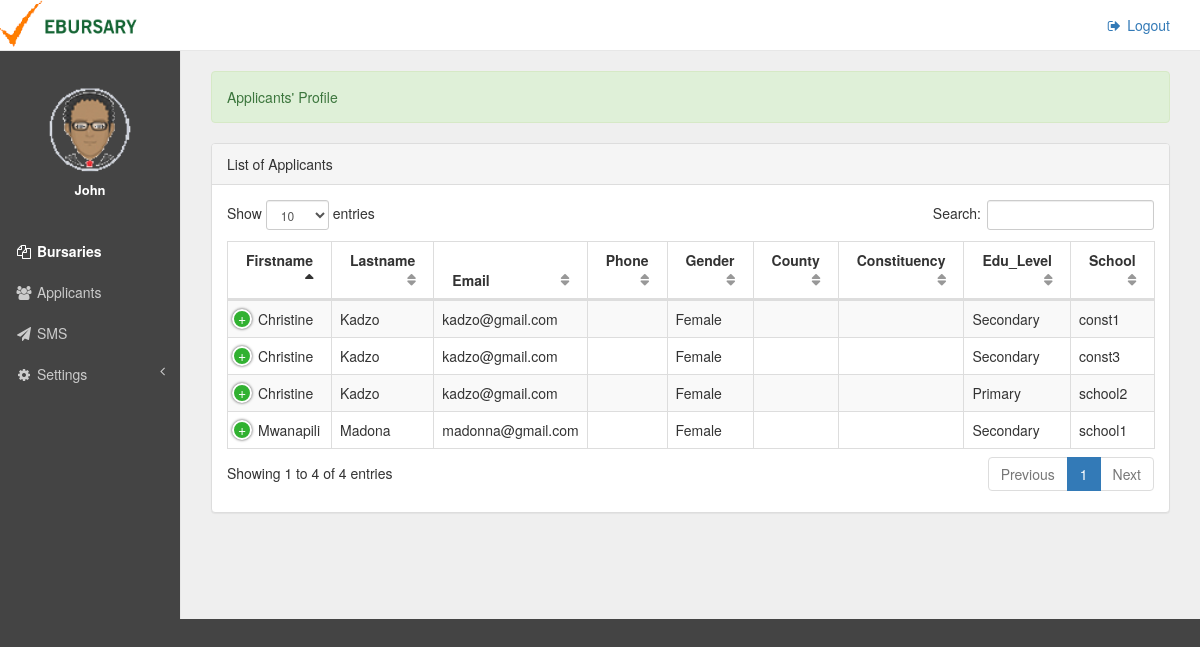
/applicants.php (signed in), run on the app's committed database.
### tables this page shows
CREATE TABLE `applicants` (
  `id` int(8) NOT NULL,
  `firstname` varchar(50) NOT NULL,
  `lastname` varchar(50) NOT NULL,
  `email` varchar(50) NOT NULL,
  `gender` varchar(10) NOT NULL,
  `constituency` varchar(20) NOT NULL,
  `school` varchar(20) NOT NULL,
  `edulevel` varchar(20) NOT NULL,
  `parents` varchar(20) NOT NULL,
  `bursary_title` varchar(20) NOT NULL,
  `status` varchar(10) NOT NULL,
  `bursary_id` int(11) NOT NULL,
  `student_id` int(11) NOT NULL
);

### applicants.php (the view, shortened to what this page needs)
<?php
    require_once 'connect.php';
?>
<!DOCTYPE html>
<html lang="en">
<head>
    <link href="vendor/bootstrap/css/bootstrap.min.css" rel="stylesheet">
    <link href="vendor/metisMenu/metisMenu.min.css" rel="stylesheet">
    <link href="vendor/datatables-plugins/dataTables.bootstrap.css" rel="stylesheet">
    <link href="vendor/datatables-responsive/dataTables.responsive.css" rel="stylesheet">
    <link href="dist/css/sb-admin-2.css" rel="stylesheet">
    <link href="vendor/font-awesome/css/font-awesome.min.css" rel="stylesheet" type="text/css">
    <link href="css/sley.css" rel="stylesheet" type="text/css">
</head>
<body>
    <div id="wrapper">
        <nav class="navbar navbar-default navbar-static-top" role="navigation" style="margin-bottom: 0; background: #fff">
            <?php include 'header.php'?>
            <?php include 'sidebar.php'?>
        </nav>
        <div id="page-wrapper">
            <div class="alert alert-success">
                Applicants' Profile
            </div>
            <div class="row">
                <div class="col-lg-12">
                    <div class="panel panel-default">
                        <div class="panel-heading">
                           List of Applicants
                        </div>
                        <div class="panel-body">
                            <table width="100%" class="table table-striped table-bordered table-hover" id="dataTables-example">
                                <thead>
                                    <tr>
                                        <th>Firstname</th>
                                        <th>Lastname</th>
                                        <th>Email</th>
                                        <th>Phone</th>
                                        <th>Gender</th>
                                        <th>County</th>
                                        <th>Constituency</th>
                                        <th>Edu_Level</th>
                                        <th>School</th>
                                    </tr>
                                </thead>
                                <tbody>
                                <?php
                                    $s_query = $conn->query("SELECT * FROM `applicants`") or die(mysqli_error());
                                    while($s_fetch = $s_query->fetch_array()){
                                ?>
                                    <tr class="odd gradeX">
                                        <td><?php echo $s_fetch['firstname']?></td>
                                        <td><?php echo $s_fetch['lastname']?></td>
                                        <td><?php echo $s_fetch['email']?></td>
                                        <td><?php echo $s_fetch['phone']?></td>
                                        <td><?php echo $s_fetch['gender']?></td>
                                        <td><?php echo $s_fetch['county']?></td>
                                        <td><?php echo $s_fetch['const']?></td>
                                        <td><?php echo $s_fetch['edulevel']?></td>
                                        <td><?php echo $s_fetch['school']?></td>
                                    </tr>
                                <?php
                                    }
                                ?>
                                </tbody>
                            </table>
                        </div>
                    </div>
                </div>
            </div>
        </div>
    </div>
</body>
</html>

### header.php (shortened to what this page needs)
<div class="navbar-header">
<a class="navbar-brand" href="home.php" style="font-weight:bold;padding: 0"><img src="images/logo.png" height="50px"></a>
</div>
<ul class="nav navbar-top-links navbar-right">
<li><a href="logout.php"><i class="fa fa-sign-out fa-fw"></i> Logout</a>
        </li>
</ul>

### sidebar.php (shortened to what this page needs)
<div class="navbar-default sidebar" role="navigation">
    <div class="sidebar-nav navbar-collapse">
        <ul class="nav" id="side-menu">
            <li class="sidebar-search">
                <div id="user-section">
                    <div><img src="images/avatar.png"></div>
                    <b><?php $name = ISSET($_SESSION['firstname']) ? $_SESSION['firstname']:"";echo $name?></b>
                </div>
            </li>
            <li>
                <a href="home.php" style="color:#ffffff;font-weight:bold"><i class="fa fa-files-o fa-fw"></i> Bursaries</a>
            </li>
            <li>
                <a href="applicants.php"><i class="fa fa-users fa-fw"></i> Applicants</a>
            </li>
            <li>
                <a href="sms.php"><i class="fa fa-send fa-fw"></i> SMS</a>
            </li>
            <li>
                <a href="#"><i class="fa fa-cog fa-fw"></i> Settings<span class="fa arrow"></span></a>
            </li>
        </ul>
    </div>
</div>

### css/sley.css (style rules this page uses)
#page-wrapper { background: #efefef; }
.sidebar { background:#444444; }
#user-section { background: #444444; padding: 5px; text-align:center; color:#fff;font-size: 13px; font-weight:bold;padding:15px; }
.sidebar ul li a { color:#ccc; }
.sidebar ul li a.active { background-color:transparent; }
.sidebar-search { padding-left:0px; padding-right:0px; padding-top:0px; }
.sidebar-search img { width:90px; height:100px; border-radius:100px; padding-bottom: 5px; }

### data on the page
applicants: firstname "Christine", lastname "Kadzo", email "kadzo@gmail.com", gender "Female", edulevel "Secondary", school "const1"
applicants: firstname "Christine", lastname "Kadzo", email "kadzo@gmail.com", gender "Female", edulevel "Secondary", school "const3"
applicants: firstname "Christine", lastname "Kadzo", email "kadzo@gmail.com", gender "Female", edulevel "Primary", school "school2"
applicants: firstname "Mwanapili", lastname "Madona", email "madonna@gmail.com", gender "Female", edulevel "Secondary", school "school1"

### other printed values
$name "John"
